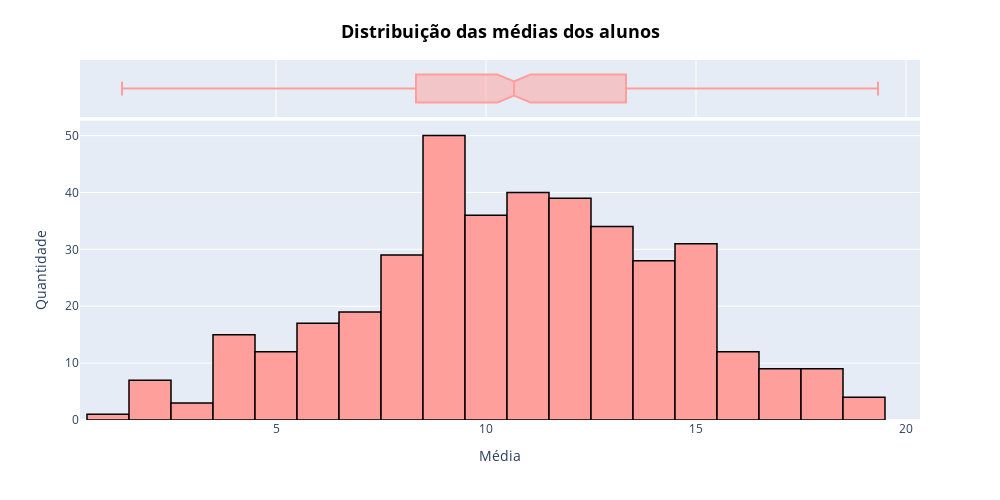

The notebook cell saved with this chart:
### Code cell
fig = px.histogram(df_edu,'media',marginal='box')
fig.update_layout(
    xaxis_title='Média',
    yaxis_title="Quantidade",
    showlegend=False,
    legend_title="",
    width=1000,
    height=500,
    titlefont={'size': 18},
    title={
        'text': '<b>Distribuição das médias dos alunos<b>',
        'y': 0.95,
        'x': 0.5,
        'font_color': 'black'
    })
fig.update_traces(marker_color=sample(1)[0], marker_line_color='black',
                  marker_line_width=1.5)

### Figure 1 — Plotly figure (JSON) as saved in the notebook; plotly's stock layout.template omitted (floating-point values rounded to 4 significant figures; data arrays with more than 128 entries replaced by an {"elided": "..."} marker saying what was removed)
{"data": [{"alignmentgroup": "True", "bingroup": "x", "hovertemplate": "media=%{x}<br>count=%{y}<extra></extra>", "legendgroup": "", "marker": {"color": "#ff9f9b", "line": {"color": "black", "width": 1.5}, "pattern": {"shape": ""}}, "name": "", "offsetgroup": "", "orientation": "v", "showlegend": false, "type": "histogram", "x": {"elided": "395 float values"}, "xaxis": "x", "yaxis": "y"}, {"alignmentgroup": "True", "hovertemplate": "media=%{x}<extra></extra>", "legendgroup": "", "marker": {"color": "#ff9f9b", "line": {"color": "black", "width": 1.5}}, "name": "", "notched": true, "offsetgroup": "", "showlegend": false, "type": "box", "x": {"elided": "395 float values"}, "xaxis": "x2", "yaxis": "y2"}], "layout": {"barmode": "relative", "height": 500, "legend": {"title": {"text": ""}, "tracegroupgap": 0}, "margin": {"t": 60}, "showlegend": false, "title": {"font": {"color": "black", "size": 18}, "text": "<b>Distribuição das médias dos alunos<b>", "x": 0.5, "y": 0.95}, "width": 1000, "xaxis": {"anchor": "y", "domain": [0, 1], "title": {"text": "Média"}}, "xaxis2": {"anchor": "y2", "domain": [0, 1], "matches": "x", "showgrid": true, "showticklabels": false}, "yaxis": {"anchor": "x", "domain": [0, 0.8316], "title": {"text": "Quantidade"}}, "yaxis2": {"anchor": "x2", "domain": [0.8416, 1], "matches": "y2", "showgrid": false, "showline": false, "showticklabels": false, "ticks": ""}}}
